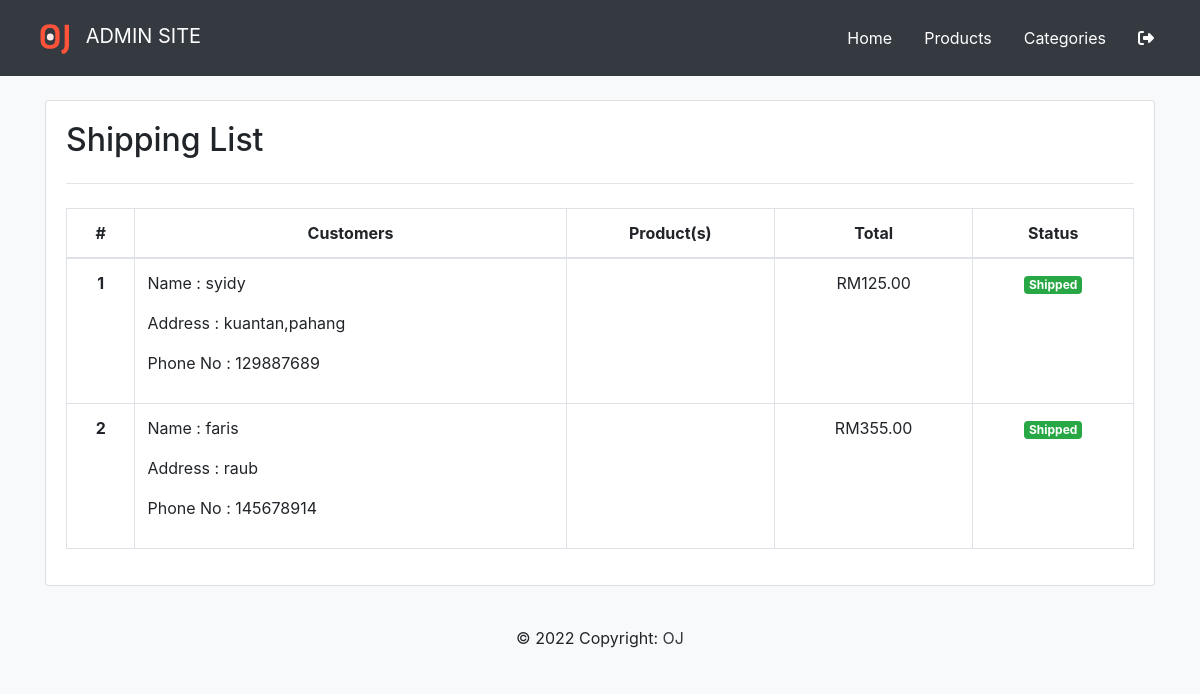
Screenshot of /admin/shipping.php with the database file from the repository.
### tables this page shows
CREATE TABLE `orders` (
  `orders_id` int NOT NULL,
  `user_id` int DEFAULT NULL,
  `orders_date` date DEFAULT NULL,
  `proof` longblob,
  `status` int NOT NULL DEFAULT '1'
);

CREATE TABLE `user` (
  `user_id` int NOT NULL,
  `role_id` int DEFAULT NULL,
  `user_name` varchar(255) NOT NULL,
  `user_contact` int NOT NULL,
  `user_address` varchar(255) NOT NULL,
  `user_password` varchar(255) NOT NULL,
  `user_email` varchar(200) DEFAULT NULL
);

### admin/shipping.php (the view, shortened to what this page needs)
<?php
  include('connection.php');
?>
<!doctype html>
<html lang="en">
  <head>
    <?php include('layouts/header.php') ?>
  </head>
  <body class="bg-light">
      <?php include('layouts/navbar.php'); ?>
    <div class="container">
      <div class="card">
        <div class="card-body">
          <h2 class="card-title">Shipping List</h2>
          <hr class="my-4">
              <table class="table table-bordered" id="none">
                <thead>
                  <tr>
                    <th class="text-center">#</th>
                    <th scope="col" class="text-center">Customers</th>
                    <th scope="col" class="text-center">Product(s)</th>
                    <th scope="col" class="text-center">Total</th>
                    <th scope="col" class="text-center">Status</th>
                  </tr>
                </thead>
                <tbody>
                <?php
                  $sql = "SELECT u.user_id, u.user_name, u.user_address, u.user_contact, o.orders_id FROM `orders` o JOIN `user` u ON u.user_id=o.user_id WHERE o.status=2";
                  $count=1;
                  $qry = mysqli_query($conn, $sql);
                  $row = mysqli_num_rows($qry);
                  if($row > 0) {
                    while($data=mysqli_fetch_assoc($qry)) {
                ?>
                  <tr class="text-center">
                    <th><?php echo $count; ?></th>
                    <td class="text-left">
                        <p>Name : <?php echo $data['user_name'];?></p>
                        <p>Address : <?php echo $data['user_address'];?></p>
                        <p>Phone No : <?php echo $data['user_contact'];?></p>
                    </td>
                    <td>
                    </td>
                    <?php
                    $orderId1 = $data['orders_id'];
                    $sql2 = "SELECT j.jersey_name, j.jersey_price, d.quantity, SUM(d.quantity*j.jersey_price) AS 'Total' FROM `order_details` d JOIN `jersey` j ON j.jersey_Id=d.jersey_Id WHERE d.orders_id=$orderId1";
                    $qry2=mysqli_query($conn,$sql2);
                    if((mysqli_num_rows($qry)) > 0)
                    {
                      while($data2 = mysqli_fetch_array($qry2))
                      {
                    ?>
                    <td>
                      RM<?php echo $data2['Total']; ?>
                    </td>
                    <td>
                      <span class="badge badge-success">Shipped</span>
                    </td>
                  </tr>
                  <?php
                      }
                    }
                  ?>
                <?php
                    $count++;
                    }
                  }
                ?>
                </tbody>
              </table>
        </div>
      </div>
    </div>
  <?php include('layouts/footer.php'); ?>
  </body>
</html>

### rows the page displays
orders: user.user_name "syidy", user.user_address "kuantan,pahang", user.user_contact "129887689", Total "125.00"
orders: user.user_name "faris", user.user_address "raub", user.user_contact "145678914", Total "355.00"
